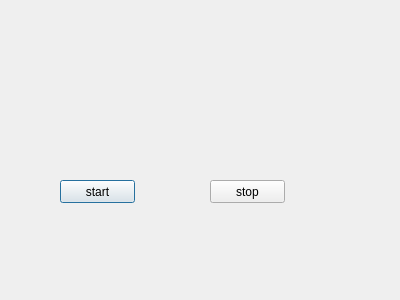
<?xml version="1.0" encoding="UTF-8"?>
<ui version="4.0">
 <class>Dialog</class>
 <widget class="QDialog" name="Dialog">
  <property name="geometry">
   <rect>
    <x>0</x>
    <y>0</y>
    <width>400</width>
    <height>300</height>
   </rect>
  </property>
  <property name="windowTitle">
   <string>Dialog</string>
  </property>
  <widget class="QPushButton" name="pushButton">
   <property name="geometry">
    <rect>
     <x>60</x>
     <y>180</y>
     <width>75</width>
     <height>23</height>
    </rect>
   </property>
   <property name="text">
    <string>start</string>
   </property>
  </widget>
  <widget class="QPushButton" name="pushButton_2">
   <property name="geometry">
    <rect>
     <x>210</x>
     <y>180</y>
     <width>75</width>
     <height>23</height>
    </rect>
   </property>
   <property name="text">
    <string>stop</string>
   </property>
  </widget>
 </widget>
 <layoutdefault spacing="6" margin="11"/>
 <resources/>
 <connections/>
</ui>
